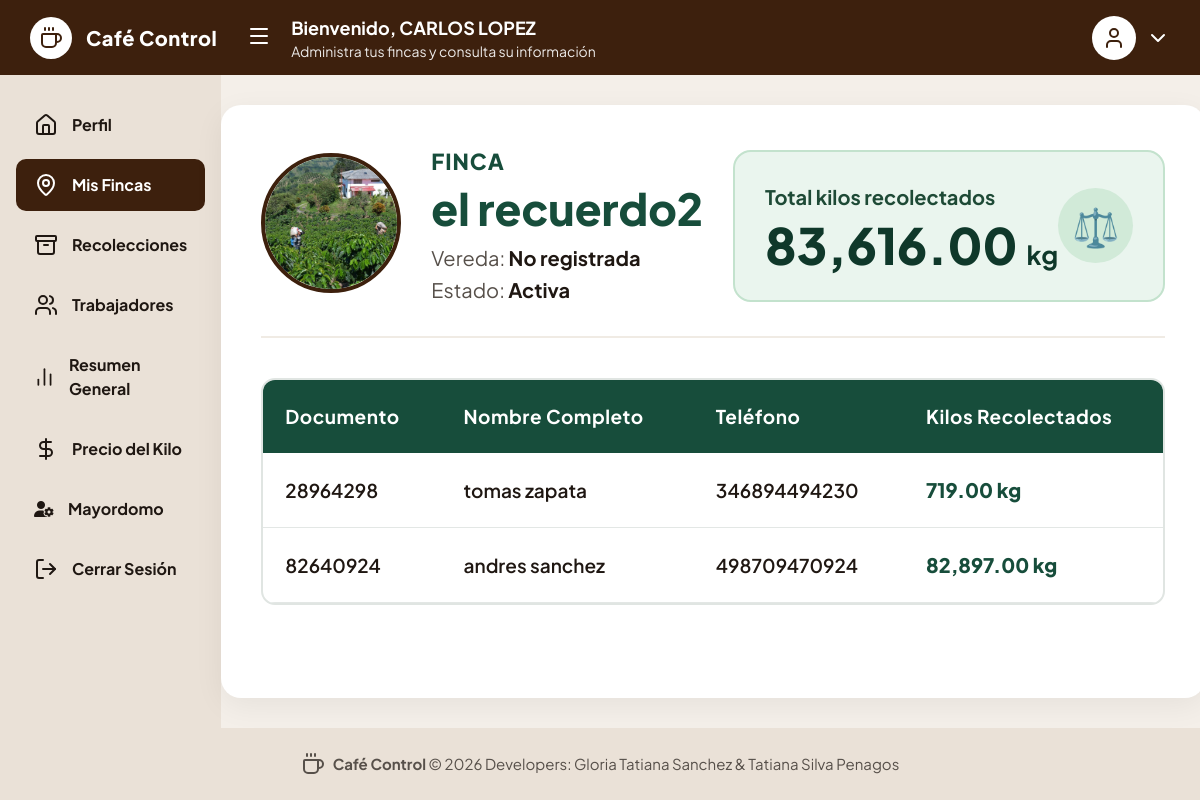
/detalles.php?id=9 (signed in), run on the app's committed database.
### tables this page shows
CREATE TABLE `usuarios` (
  `id_usuario` int(11) NOT NULL,
  `documento` varchar(20) NOT NULL,
  `nombres` varchar(100) NOT NULL,
  `apellidos` varchar(100) NOT NULL,
  `telefono` varchar(15) DEFAULT NULL,
  `correo` varchar(150) DEFAULT NULL,
  `usuario` varchar(50) NOT NULL,
  `contrasena` varchar(255) NOT NULL,
  `rol` enum('caficultor','mayordomo','recolector') NOT NULL,
  `estado` enum('activo','inactivo') DEFAULT 'activo',
  `fecha_registro` timestamp NOT NULL DEFAULT current_timestamp(),
  `foto_perfil` varchar(255) DEFAULT NULL
);

CREATE TABLE `fincas` (
  `id_finca` int(11) NOT NULL,
  `id_caficultor` int(11) NOT NULL,
  `nombre` varchar(100) NOT NULL,
  `ubicacion_vereda` varchar(150) DEFAULT NULL,
  `estado` enum('activa','en_pausa','inactiva') DEFAULT 'activa',
  `fecha_creacion` timestamp NOT NULL DEFAULT current_timestamp()
);

### detalles.php (the view, shortened to what this page needs)
<?php
require_once 'assets/inc/conexion.php';
$id_usuario = $_SESSION['id_usuario'];
$sql_user = "
    SELECT
        u.nombres,
        u.apellidos,
        u.rol,
        pu.foto_perfil
    FROM usuarios u
    LEFT JOIN perfiles_usuario pu
        ON pu.id_usuario = u.id_usuario
    WHERE u.id_usuario = ?
";
$stmt_user = $con->prepare($sql_user);
$stmt_user->bind_param("i", $id_usuario);
$stmt_user->execute();
$res_user = $stmt_user->get_result();
$foto_perfil = "";
if ($row_user = $res_user->fetch_assoc()) {
    $nombre_caficultor = trim($row_user['nombres'] . ' ' . $row_user['apellidos']);
    $foto_perfil = $row_user['foto_perfil'] ?? "";
} else {
    session_destroy();
    header("Location: index.php");
    exit();
}
$id_finca = isset($_GET['id']) ? intval($_GET['id']) : 0;
if ($id_finca > 0) {
    $sql_finca = "SELECT id_finca, nombre, ubicacion_vereda, estado FROM fincas WHERE id_finca = ?";
    $stmt_finca = $con->prepare($sql_finca);
    $stmt_finca->bind_param("i", $id_finca);
    $stmt_finca->execute();
    $finca = $stmt_finca->get_result()->fetch_assoc();
    $stmt_kilos = $con->prepare("SELECT SUM(kilos_recolectados) AS total_kilos FROM recolecciones WHERE id_finca = ?");
    $stmt_kilos->bind_param("i", $id_finca);
    $stmt_kilos->execute();
    $total_kilos = $stmt_kilos->get_result()->fetch_assoc()['total_kilos'] ?? 0;
    $stmt_trabajadores = $con->prepare("
        SELECT
            u.id_usuario,
            CONCAT(u.nombres, ' ', u.apellidos) AS nombre_completo,
            u.documento,
            u.telefono,
            COALESCE(SUM(r.kilos_recolectados), 0) AS kilos_trabajador
        FROM usuarios u
        INNER JOIN recolectores rec ON u.id_usuario = rec.id_usuario
        LEFT JOIN recolecciones r ON u.id_usuario = r.id_recolector AND r.id_finca = rec.id_finca
        WHERE rec.id_finca = ?
        GROUP BY u.id_usuario, u.nombres, u.apellidos, u.documento, u.telefono
    ");
    $stmt_trabajadores->bind_param("i", $id_finca);
    $stmt_trabajadores->execute();
    $resultado_trabajadores = $stmt_trabajadores->get_result();
} else {
    header("Location: fincas.php");
    exit();
}
?>
<!DOCTYPE html>
<html lang="es">
<head>
  <link rel="stylesheet" href="https://cdnjs.cloudflare.com/ajax/libs/font-awesome/6.4.0/css/all.min.css">
</head>
<body>
  <header class="top-header">
    <div class="brand">
      <div class="brand-logo">
        <i data-lucide="coffee" size="24"></i>
      </div>
      <div class="brand-text">
        <h1>Café Control</h1>
      </div>
    </div>
    <div class="header-center">
      <button class="menu-toggle" aria-label="Abrir menú">
        <i data-lucide="menu" size="26"></i>
      </button>
      <div class="user-welcome">
        <h2>Bienvenido, <?php echo htmlspecialchars($nombre_caficultor); ?></h2>
        <p>Administra tus fincas y consulta su información</p>
      </div>
    </div>
    <div class="header-actions">
      <a
        href="panel_caficultor.php"
        class="user-profile"
        aria-label="Ver perfil"
        title="Ver perfil"
      >
        <div class="avatar">
          <?php if (!empty($foto_perfil)) { ?>
            <img
              src="<?php echo htmlspecialchars($foto_perfil); ?>"
              alt="Foto de perfil"
              class="header-avatar"
            >
          <?php } else { ?>
            <i data-lucide="user" size="24"></i>
          <?php } ?>
        </div>
        <i data-lucide="chevron-down" size="20"></i>
      </a>
    </div>
  </header>
  <div class="app-layout">
    <aside class="sidebar">
      <ul class="nav-list">
        <li class="nav-item">
          <a href="panel_caficultor.php"><i data-lucide="home" size="22"></i> Perfil</a>
        </li>
        <li class="nav-item active">
          <a href="fincas.php"><i data-lucide="map-pin" size="22"></i> Mis Fincas</a>
        </li>
        <li class="nav-item">
          <a href="recolecciones_c.php"><i data-lucide="archive" size="22"></i> Recolecciones</a>
        </li>
        <li class="nav-item">
          <a href="recolectores_c.php"><i data-lucide="users" size="22"></i> Trabajadores</a>
        </li>
        <li class="nav-item">
          <a href="resumen_c.php"><i data-lucide="bar-chart-2" size="22"></i> Resumen General</a>
        </li>
        <li class="nav-item">
          <a href="precio.php"><i data-lucide="dollar-sign" size="22"></i> Precio del Kilo</a>
        </li>
        <li class="nav-item">
          <a href="asignar_m.php"><i class="fa-solid fa-user-gear"></i> Mayordomo</a>
        </li>
        <li class="nav-item">
          <a href="cerrar.php"><i data-lucide="log-out" size="22"></i> Cerrar Sesión</a>
        </li>
      </ul>
    </aside>
    <main class="contenedor">
      <section class="encabezado">
        <div class="info-finca">
          <div class="logo-container">
            <img src="images/cafef.jpg" alt="Finca" class="logo-img">
          </div>
          <div>
            <div class="etiqueta">Finca</div>
            <h1 class="nombre-finca">
              <?php echo htmlspecialchars($finca['nombre']); ?>
            </h1>
            <p class="descripcion">
              Vereda: <strong><?php echo htmlspecialchars($finca['ubicacion_vereda'] ?? 'No registrada'); ?></strong><br>
              Estado: <strong><?php echo ucfirst(htmlspecialchars($finca['estado'])); ?></strong>
            </p>
          </div>
        </div>
        <div class="tarjeta-total">
          <div>
            <div class="total-titulo">Total kilos recolectados</div>
            <div class="total-numero">
              <?php echo number_format($total_kilos, 2); ?> <span class="kg">kg</span>
            </div>
          </div>
          <div class="icono-kilos">⚖️</div>
        </div>
      </section>
      <div class="tabla-contenedor">
        <table>
          <thead>
            <tr>
              <th>Documento</th>
              <th>Nombre Completo</th>
              <th>Teléfono</th>
              <th>Kilos Recolectados</th>
            </tr>
          </thead>
          <tbody>
            <?php if ($resultado_trabajadores && $resultado_trabajadores->num_rows > 0): ?>
              <?php while ($trabajador = $resultado_trabajadores->fetch_assoc()): ?>
                <tr>
                  <td><?php echo htmlspecialchars($trabajador['documento']); ?></td>
                  <td><?php echo htmlspecialchars($trabajador['nombre_completo']); ?></td>
                  <td><?php echo htmlspecialchars($trabajador['telefono']); ?></td>
                  <td class="cantidad"><?php echo number_format($trabajador['kilos_trabajador'], 2); ?> kg</td>
                </tr>
              <?php endwhile; ?>
            <?php else: ?>
              <tr>
                <td colspan="4" style="text-align: center; padding: 30px;">No hay recolectores asignados a esta finca.</td>
              </tr>
            <?php endif; ?>
          </tbody>
        </table>
      </div>
    </main>
  </div>
  <footer class="app-footer">
    <i data-lucide="coffee" size="18"></i>
    <span><strong>Café Control</strong> © 2026 Developers: Gloria Tatiana Sanchez & Tatiana Silva Penagos</span>
  </footer>
</body>
</html>

### detalles.php (style rules this page uses)
:root { --bg-main: #f4efe9; --bg-sidebar: #eae1d7; --bg-card: #ffffff; --primary-brown: #3d200d; --primary-dark: #261307; --text-dark: #1f1712; --text-muted: #57504a; --border-color: #d8cbd0; --font-family: 'Plus Jakarta Sans', sans-serif; }
* { box-sizing: border-box; margin: 0; padding: 0; font-family: var(--font-family); }
body { background-color: var(--bg-main); color: var(--text-dark); display: flex; flex-direction: column; min-height: 100vh; font-size: 18px; line-height: 1.5; }
.top-header { background-color: var(--primary-brown); color: #fff; display: flex; align-items: center; justify-content: space-between; height: 75px; padding: 0 30px; }
.brand { display: flex; align-items: center; gap: 14px; }
.brand-logo { width: 42px; height: 42px; background-color: #fff; border-radius: 50%; display: flex; align-items: center; justify-content: center; color: var(--primary-brown); }
.brand-text h1 { font-size: 20px; font-weight: 800; letter-spacing: 0.5px; }
.header-center { display: flex; align-items: center; gap: 20px; flex: 1; padding-left: 30px; }
.menu-toggle { background: none; border: none; color: #fff; cursor: pointer; }
.user-welcome h2 { font-size: 18px; font-weight: 700; }
.user-welcome p { font-size: 14px; opacity: 0.9; }
.header-actions { display: flex; align-items: center; gap: 24px; }
.user-profile { display: flex; align-items: center; gap: 10px; text-decoration: none; color: #fff; cursor: pointer; }
.avatar { width: 44px; height: 44px; background-color: #fff; color: var(--primary-brown); border-radius: 50%; display: flex; align-items: center; justify-content: center; overflow: hidden; }
.app-layout { display: flex; flex: 1; }
.sidebar { width: 280px; background-color: var(--bg-sidebar); padding: 24px 16px; display: flex; flex-direction: column; }
.nav-list { list-style: none; display: flex; flex-direction: column; gap: 8px; }
.nav-item a { display: flex; align-items: center; gap: 14px; padding: 14px 18px; border-radius: 10px; color: var(--text-dark); text-decoration: none; font-size: 16px; font-weight: 700; transition: all 0.2s; }
.nav-item.active a { background-color: var(--primary-brown); color: #fff; }
.contenedor { flex: 1; max-width: 1500px; margin: 30px auto; background: white; border-radius: 20px; padding: 40px; box-shadow: 0 8px 30px rgba(0,0,0,0.06); }
.encabezado { display: flex; justify-content: space-between; align-items: center; gap: 30px; margin-bottom: 40px; border-bottom: 2px solid #f0ebe4; padding-bottom: 30px; }
.info-finca { display: flex; align-items: center; gap: 30px; }
.logo-img { width: 140px; height: 140px; border-radius: 50%; object-fit: cover; border: 4px solid var(--primary-brown); }
.etiqueta { color: #174d3b; font-size: 22px; font-weight: 800; text-transform: uppercase; letter-spacing: 1px; }
.nombre-finca { font-size: 44px; font-weight: 800; color: #174d3b; line-height: 1.1; margin: 6px 0 10px 0; }
.descripcion { font-size: 20px; color: var(--text-muted); line-height: 1.6; }
.descripcion strong { color: var(--text-dark); }
.tarjeta-total { min-width: 380px; background: #eaf5ee; border: 2px solid #c3e2cd; border-radius: 18px; padding: 30px; display: flex; justify-content: space-between; align-items: center; }
.total-titulo { font-size: 20px; font-weight: 700; color: #1e4a36; margin-bottom: 8px; }
.total-numero { font-size: 50px; font-weight: 800; color: #0f382a; line-height: 1; }
.kg { font-size: 26px; font-weight: 700; }
.icono-kilos { width: 75px; height: 75px; background: #d1ead8; border-radius: 50%; display: flex; justify-content: center; align-items: center; font-size: 38px; }
.tabla-contenedor { overflow-x: auto; border-radius: 14px; border: 2px solid #e0e5e2; }
table { width: 100%; border-collapse: collapse; min-width: 900px; }
thead { background: #174d3b; color: white; }
th { padding: 22px; text-align: left; font-size: 19px; font-weight: 700; letter-spacing: 0.5px; }
td { padding: 22px; border-bottom: 1px solid #e3e7e5; font-size: 19px; font-weight: 600; }
.cantidad { color: #174d3b; font-weight: 800; font-size: 20px; }
.app-footer { text-align: center; padding: 24px; font-size: 15px; color: var(--text-muted); background-color: var(--bg-sidebar); display: flex; align-items: center; justify-content: center; gap: 8px; margin-top: auto; }

### data on the page
usuarios: nombre_caficultor "CARLOS LOPEZ"
fincas: nombre "el recuerdo2", ubicacion_vereda "No registrada", estado "Activa"
usuarios: documento "28964298", nombre_completo "tomas zapata", telefono "346894494230", kilos_trabajador "719.00"
usuarios: documento "82640924", nombre_completo "andres sanchez", telefono "498709470924", kilos_trabajador "82,897.00"

### other printed values
$total_kilos "83,616.00"
